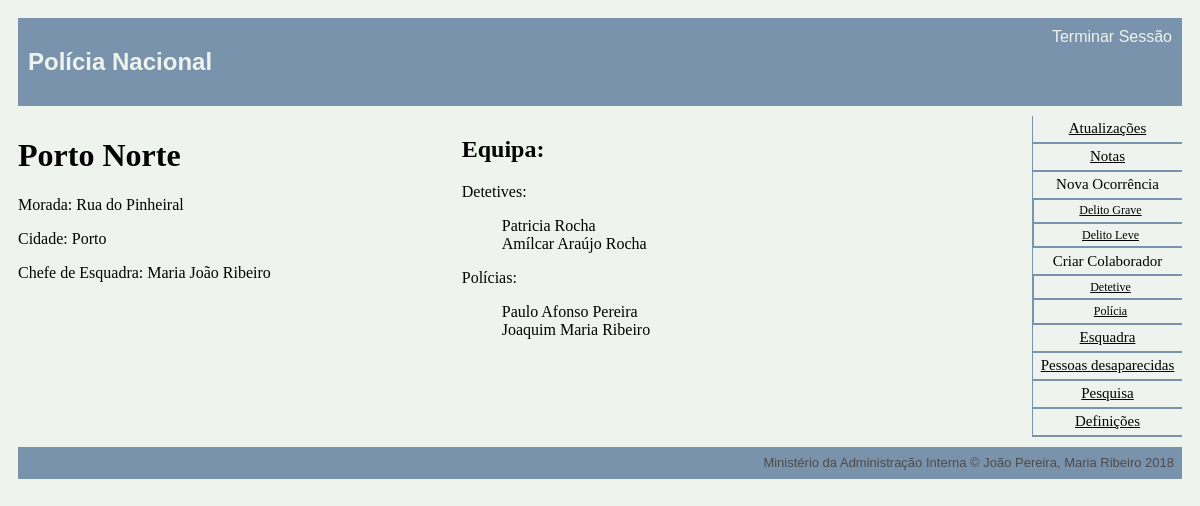
The page /station.php?station=1 (signed in) on the database its author committed.
### tables this page shows
CREATE TABLE stations (
    id INTEGER PRIMARY KEY,
    name VARCHAR NOT NULL,
    city VARCHAR NOT NULL,
    adress VARCHAR NOT NULL,
    chief VARCHAR REFERENCES personnel
);

CREATE TABLE personnel (
    username VARCHAR PRIMARY KEY,
    password VARCHAR NOT NULL,
    email VARCHAR(320) NOT NULL, -- 64 characters for local part + @ + 255 for domain name
    fullname VARCHAR(128) NOT NULL,
    gender VARCHAR NOT NULL,
    birthdate date NOT NULL,
    naturality VARCHAR NOT NULL,
    start_service date NOT NULL,
    school VARCHAR REFERENCES schools NOT NULL,
    position VARCHAR REFERENCES positions NOT NULL,
    station INTEGER REFERENCES stations,
    profile_pic VARCHAR
);

### database/connection.php (called while the page is built, shortened)
<?php $db = new PDO('sqlite:database/database.db');
function getUserByUsername($username) {
  global $db;
  $query = $db->prepare('SELECT * FROM personnel WHERE username = ?');
  $query->execute(array($username));
  return $query->fetch();
}
function GetPersonnelStation($positions, $station){
  global $db;
  $query = $db->prepare('SELECT * FROM personnel WHERE position = ? AND station = ?');
  $query->execute(array($positions, (int) $station));
  return $query->fetchAll();
}
function GetStationByID($id){
  global $db;
  $query = $db->prepare('SELECT * FROM stations WHERE id = ?');
  $query->execute([$id]);
  return $query->fetch();
}

### station.php (the view, shortened to what this page needs)
<?php
include_once('database/connection.php');
$station = GetStationByID($_GET['station']);
?>
<!DOCTYPE html>
<html>
<head>
    <link href="style.css" rel="stylesheet">
    <link href="layout.css" rel="stylesheet">
</head>
<div class="container">
<?php include_once('common/header_aside.php'); ?>
<body>
    <div id="station_info">
        <h1> <?php echo $station['name']?> </h1>
        <p> Morada: <?php echo $station['adress'] ?> </p>
        <p> Cidade: <?php echo $station['city'] ?> </p>
        <?php $chief=getUserByUsername($station['chief']) ?>
        <p> Chefe de Esquadra: <?php echo $chief['fullname'] ?> </p>
    </div>
    <div id="personnel">
        <h2>Equipa: </h2>
        <?php $position="Detetive";
        $detectives=GetPersonnelStation($position,$station["id"])?>
        <p> Detetives: </p>
             <ul>
             <?php foreach($detectives as $detective) { ?>
                    <li> <?php echo $detective['fullname'] ?> </li>
            <?php } ?>
            </ul>
        <?php $position="Polícia";
        $polices=GetPersonnelStation($position,$station["id"])?>
        <p> Polícias: </p>
             <ul>
             <?php foreach($polices as $police) { ?>
                    <li> <?php echo $police['fullname'] ?> </li>
            <?php } ?>
            </ul>
    </div>
</body>
<?php include_once('common/footer.php'); ?>
</div>
</html>

### style.css (style rules this page uses)
html { background-color:#EEF4ED; }
li { list-style-type: none; }

### layout.css (style rules this page uses)
.container { display: grid; grid-template-columns: auto auto auto 150px ; grid-template-areas: 'header header header header' 'body body body right_bar' 'footer footer footer footer'; grid-gap: 10px; padding: 10px; }

### rows shown on the page
stations: name "Porto Norte", adress "Rua do Pinheiral", city "Porto"
personnel: fullname "Maria João Ribeiro"
personnel: fullname "Patricia Rocha"
personnel: fullname "Amílcar Araújo Rocha"
personnel: fullname "Paulo Afonso Pereira"
personnel: fullname "Joaquim Maria Ribeiro"
